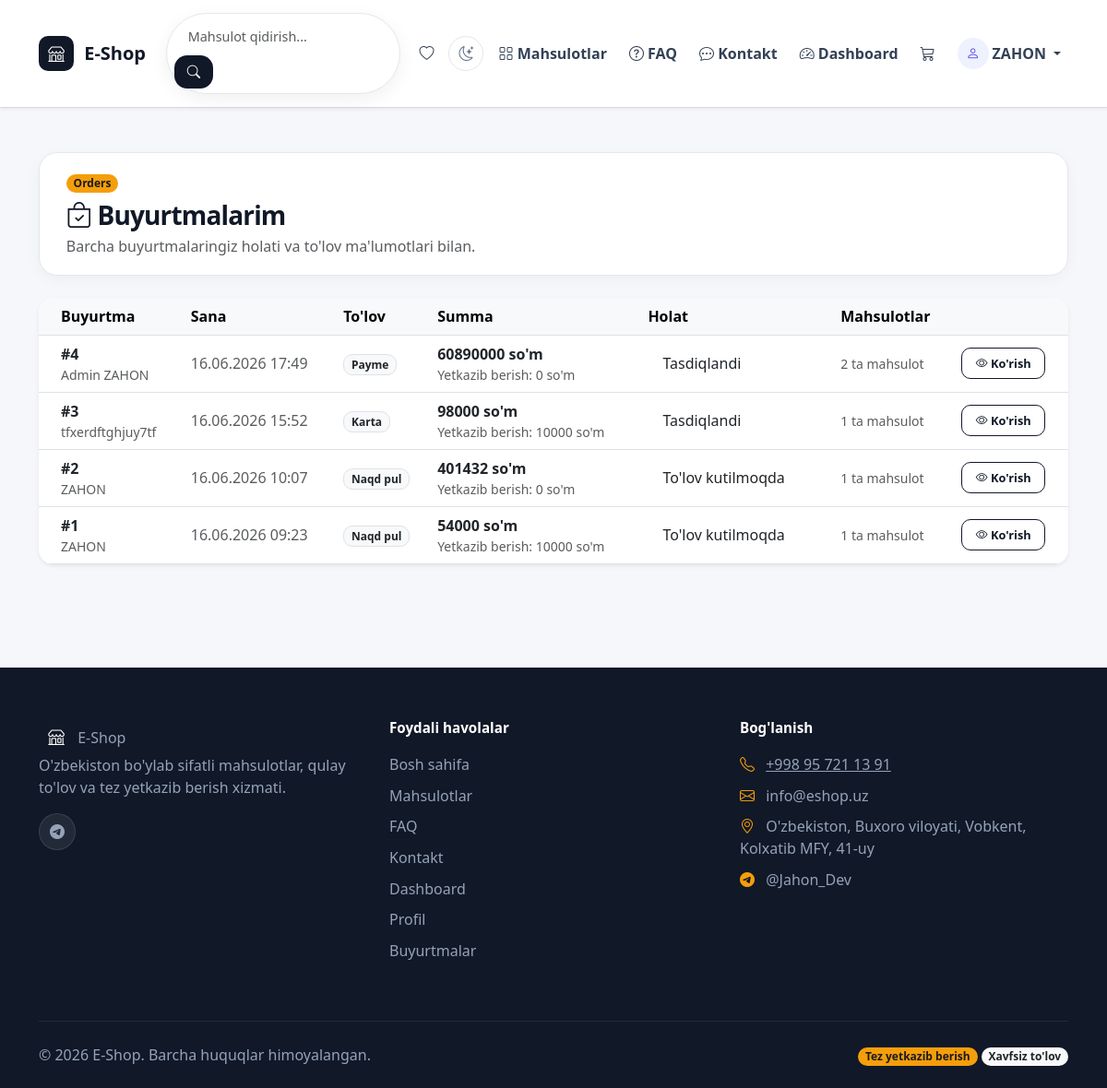
Page /orders/ (signed in) on the committed database.
### users/models.py (models this page shows, shortened)
class User(AbstractUser):
    phone = models.CharField(max_length=15, unique=True, blank=True, null=True, verbose_name="Telefon raqami")
    address = models.TextField(blank=True, null=True, verbose_name="Manzil")
    class Meta:
        verbose_name = "Foydalanuvchi"
        verbose_name_plural = "Foydalanuvchilar"

### products/models.py (models this page shows, shortened)
class Order(models.Model):
    STATUS_CHOICES = [
        ('pending', 'To\'lov kutilmoqda'),
        ('processing', 'Tasdiqlandi'),
        ('shipped', 'Yuborildi'),
        ('delivered', 'Yetkazildi'),
        ('cancelled', 'Bekor qilindi'),
    ]
    PAYMENT_CHOICES = [
        ('cash', 'Naqd pul'),
        ('uzcard', 'Uzcard'),
        ('humo', 'Humo'),
        ('card', 'Karta'),
        ('click', 'Click'),
        ('payme', 'Payme'),
        ('uzumbank', 'Uzum Bank'),
    ]
    user = models.ForeignKey(User, on_delete=models.CASCADE, related_name='orders', verbose_name="Foydalanuvchi")
    full_name = models.CharField(max_length=150, blank=True, null=True, verbose_name="To'liq ism")
    status = models.CharField(max_length=20, choices=STATUS_CHOICES, default='pending', verbose_name="Holati")
    payment_method = models.CharField(max_length=20, choices=PAYMENT_CHOICES, default='cash', verbose_name="To'lov usuli")
    region = models.CharField(max_length=120, blank=True, null=True, verbose_name="Viloyat")
    district = models.CharField(max_length=120, blank=True, null=True, verbose_name="Tuman/Shahar")
    coupon = models.ForeignKey(Coupon, on_delete=models.SET_NULL, blank=True, null=True, related_name='orders', verbose_name="Kupon")
    discount_amount = models.DecimalField(max_digits=10, decimal_places=2, default=0, verbose_name="Chegirma")
    total_price = models.DecimalField(max_digits=12, decimal_places=2, default=0, verbose_name="Mahsulotlar summasi")
    shipping_fee = models.DecimalField(max_digits=10, decimal_places=2, default=0, verbose_name="Yetkazib berish")
    shipping_address = models.TextField(verbose_name="Yetkazib berish manzili")
    phone = models.CharField(max_length=15, verbose_name="Telefon")
    note = models.TextField(blank=True, null=True, verbose_name="Izoh")
    created_at = models.DateTimeField(auto_now_add=True)
    updated_at = models.DateTimeField(auto_now=True)
    class Meta:
        verbose_name = "Buyurtma"
        verbose_name_plural = "Buyurtmalar"
        ordering = ['-created_at']
    def grand_total_price(self):
        return (self.total_price or 0) + (self.shipping_fee or 0) - (self.discount_amount or 0)

### products/views.py (the view)
# urls.py: path('orders/', views.orders_view, name='orders'),
@login_required
def orders_view(request):
    orders = Order.objects.filter(user=request.user)
    return render(request, 'products/orders.html', {'orders': orders})

### templates/products/orders.html (shortened to what this page needs)
{% extends 'base.html' %}
{% block content %}
<div class="container py-5">
    <div class="page-heading mb-4">
        <span class="badge bg-warning text-dark mb-2">Orders</span>
        <h3 class="fw-bold mb-1"><i class="bi bi-bag-check"></i> Buyurtmalarim</h3>
        <p class="text-muted mb-0">Barcha buyurtmalaringiz holati va to'lov ma'lumotlari bilan.</p>
    </div>
    {% if orders %}
    <div class="card border-0 shadow-sm rounded-4 overflow-hidden">
        <div class="table-responsive">
            <table class="table table-hover mb-0 align-middle">
                <thead class="table-light">
                    <tr>
                        <th class="ps-4">Buyurtma</th>
                        <th>Sana</th>
                        <th>To'lov</th>
                        <th>Summa</th>
                        <th>Holat</th>
                        <th>Mahsulotlar</th>
                        <th></th>
                    </tr>
                </thead>
                <tbody>
                    {% for order in orders %}
                    <tr>
                        <td class="ps-4">
                            <strong>#{{ order.id }}</strong>
                            <div class="text-muted small">{{ order.full_name|default:order.user.username }}</div>
                        </td>
                        <td class="text-muted">{{ order.created_at|date:"d.m.Y H:i" }}</td>
                        <td>
                            <span class="badge bg-light text-dark border">{{ order.get_payment_method_display }}</span>
                        </td>
                        <td>
                            <strong>{{ order.grand_total_price|floatformat:0 }} so'm</strong>
                            <div class="text-muted small">Yetkazib berish: {{ order.shipping_fee|floatformat:0 }} so'm</div>
                        </td>
                        <td>
                            <span class="status-badge px-3 py-2
                                {% if order.status == 'delivered' %}status-success
                                {% elif order.status == 'cancelled' %}status-danger
                                {% elif order.status == 'shipped' %}status-info
                                {% elif order.status == 'processing' %}status-primary
                                {% else %}status-warning{% endif %}">
                                {{ order.get_status_display }}
                            </span>
                        </td>
                        <td class="text-muted small">{{ order.items.count }} ta mahsulot</td>
                        <td>
                            <a href="{% url 'order_detail' order.id %}" class="btn btn-outline-dark btn-sm">
                                <i class="bi bi-eye"></i> Ko'rish
                            </a>
                        </td>
                    </tr>
                    {% endfor %}
                </tbody>
            </table>
        </div>
    </div>
    {% endif %}
</div>
{% endblock %}

### templates/base.html (shortened to what this page needs)
{% load static %}
<!DOCTYPE html>
<html lang="uz">
<head>
    <link href="https://cdn.jsdelivr.net/npm/bootstrap@5.3.0/dist/css/bootstrap.min.css" rel="stylesheet">
    <link href="https://cdn.jsdelivr.net/npm/bootstrap-icons@1.11.0/font/bootstrap-icons.css" rel="stylesheet">
    <link rel="stylesheet" href="{% static 'css/style.css' %}">
</head>
<body class="d-flex flex-column">
    <header class="site-header">
        <nav class="navbar navbar-expand-lg navbar-custom shadow-sm">
            <div class="container">
                <a class="navbar-brand" href="{% url 'home' %}">
                    <span class="brand-mark"><i class="bi bi-shop"></i></span>
                    <span class="brand-text">E-Shop</span>
                </a>
                <div class="collapse navbar-collapse" id="navbarNav">
                    <form class="search-form mx-auto" action="{% url 'product_list' %}" method="get" role="search">
                        <input class="form-control" type="search" name="q" placeholder="Mahsulot qidirish..." value="{{ request.GET.q }}" aria-label="Mahsulot qidirish">
                        <button class="btn search-btn" type="submit" aria-label="Qidirish">
                            <i class="bi bi-search"></i>
                        </button>
                    </form>
                    <ul class="navbar-nav ms-auto align-items-center gap-2">
                        <li class="nav-item">
                            <a class="nav-link wishlist-link position-relative" href="{% url 'wishlist' %}">
                                <i class="bi bi-heart"></i>
                            </a>
                        </li>
                        <li class="nav-item d-none d-lg-block">
                            <button class="theme-toggle" type="button" id="theme-toggle-desktop" aria-label="Mavzuni o'zgartirish">
                                <i class="bi bi-moon-stars"></i>
                            </button>
                        </li>
                        <li class="nav-item">
                            <a class="nav-link" href="{% url 'product_list' %}">
                                <i class="bi bi-grid"></i> Mahsulotlar
                            </a>
                        </li>
                        <li class="nav-item">
                            <a class="nav-link" href="{% url 'faq' %}">
                                <i class="bi bi-question-circle"></i> FAQ
                            </a>
                        </li>
                        <li class="nav-item">
                            <a class="nav-link" href="{% url 'contact' %}">
                                <i class="bi bi-chat-dots"></i> Kontakt
                            </a>
                        </li>
                        <li class="nav-item">
                            <a class="nav-link" href="{% url 'dashboard' %}">
                                <i class="bi bi-speedometer2"></i> Dashboard
                            </a>
                        </li>
                        {% if user.is_authenticated %}
                        <li class="nav-item">
                            <a class="nav-link cart-link position-relative" href="{% url 'cart' %}">
                                <i class="bi bi-cart3"></i>
                            </a>
                        </li>
                        <li class="nav-item dropdown">
                            <a class="nav-link user-link dropdown-toggle d-flex align-items-center gap-1" href="#" data-bs-toggle="dropdown" aria-expanded="false">
                                <span class="user-avatar"><i class="bi bi-person"></i></span>
                                <span class="d-none d-lg-inline">{{ user.username }}</span>
                            </a>
                        </li>
                        {% endif %}
                    </ul>
                </div>
            </div>
        </nav>
    </header>
    <main class="flex-grow-1">
        {% block content %}{% endblock %}
    </main>
    <footer class="site-footer">
        <div class="container">
            <div class="row gy-4">
                <div class="col-lg-4">
                    <a class="footer-brand text-decoration-none" href="{% url 'home' %}">
                        <span class="brand-mark"><i class="bi bi-shop"></i></span>
                        <span class="brand-text">E-Shop</span>
                    </a>
                    <p>O'zbekiston bo'ylab sifatli mahsulotlar, qulay to'lov va tez yetkazib berish xizmati.</p>
                    <div class="social-links">
                        <a href="https://t.me/Jahon_Dev" target="_blank" rel="noopener" aria-label="Telegram"><i class="bi bi-telegram"></i></a>
                    </div>
                </div>
                <div class="col-lg-4">
                    <h6>Foydali havolalar</h6>
                    <ul class="footer-links">
                        <li><a href="{% url 'home' %}">Bosh sahifa</a></li>
                        <li><a href="{% url 'product_list' %}">Mahsulotlar</a></li>
                        <li><a href="{% url 'faq' %}">FAQ</a></li>
                        <li><a href="{% url 'contact' %}">Kontakt</a></li>
                        {% if user.is_staff %}
                        <li><a href="{% url 'dashboard' %}">Dashboard</a></li>
                        {% endif %}
                        {% if user.is_authenticated %}
                        <li><a href="{% url 'profile' %}">Profil</a></li>
                        <li><a href="{% url 'orders' %}">Buyurtmalar</a></li>
                        {% endif %}
                    </ul>
                </div>
                <div class="col-lg-4">
                    <h6>Bog'lanish</h6>
                    <ul class="contact-list">
                        <li><i class="bi bi-telephone"></i> <a href="tel:+998957211391">+998 95 721 13 91</a></li>
                        <li><i class="bi bi-envelope"></i> info@eshop.uz</li>
                        <li><i class="bi bi-geo-alt"></i> O'zbekiston, Buxoro viloyati, Vobkent, Kolxatib MFY, 41-uy</li>
                        <li><i class="bi bi-telegram"></i> @Jahon_Dev</li>
                    </ul>
                </div>
            </div>
            <div class="footer-bottom">
                <div class="row align-items-center gy-2">
                    <div class="col-md-6 text-center text-md-start">
                        &copy; 2026 E-Shop. Barcha huquqlar himoyalangan.
                    </div>
                    <div class="col-md-6 text-center text-md-end">
                        <span class="badge bg-warning text-dark">Tez yetkazib berish</span>
                        <span class="badge bg-light text-dark">Xavfsiz to'lov</span>
                    </div>
                </div>
            </div>
        </div>
    </footer>
</body>
</html>

### rows in the picture
User: username "ZAHON"
Order: id "4", full_name "Admin ZAHON", created_at "16.06.2026 17:49", payment_method "Payme", grand_total_price "60890000", shipping_fee "0", status "Tasdiqlandi", items.count "2"
Order: id "3", full_name "tfxerdftghjuy7tf", created_at "16.06.2026 15:52", payment_method "Karta", grand_total_price "98000", shipping_fee "10000", status "Tasdiqlandi", items.count "1"
Order: id "2", full_name "ZAHON", created_at "16.06.2026 10:07", payment_method "Naqd pul", grand_total_price "401432", shipping_fee "0", status "To'lov kutilmoqda", items.count "1"
Order: id "1", full_name "ZAHON", created_at "16.06.2026 09:23", payment_method "Naqd pul", grand_total_price "54000", shipping_fee "10000", status "To'lov kutilmoqda", items.count "1"
